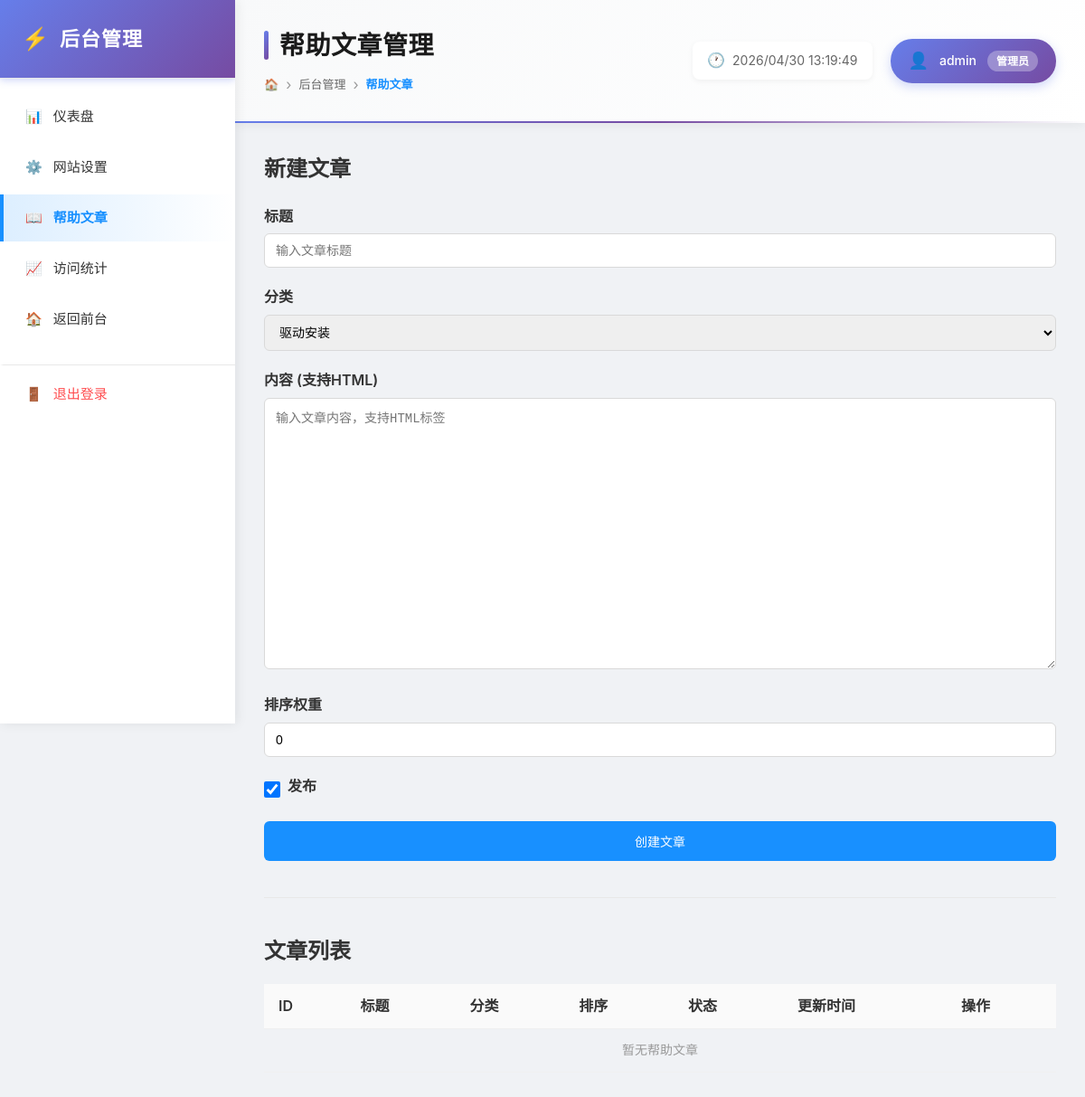
Page /admin/help.php (signed in) on the earlier database version.
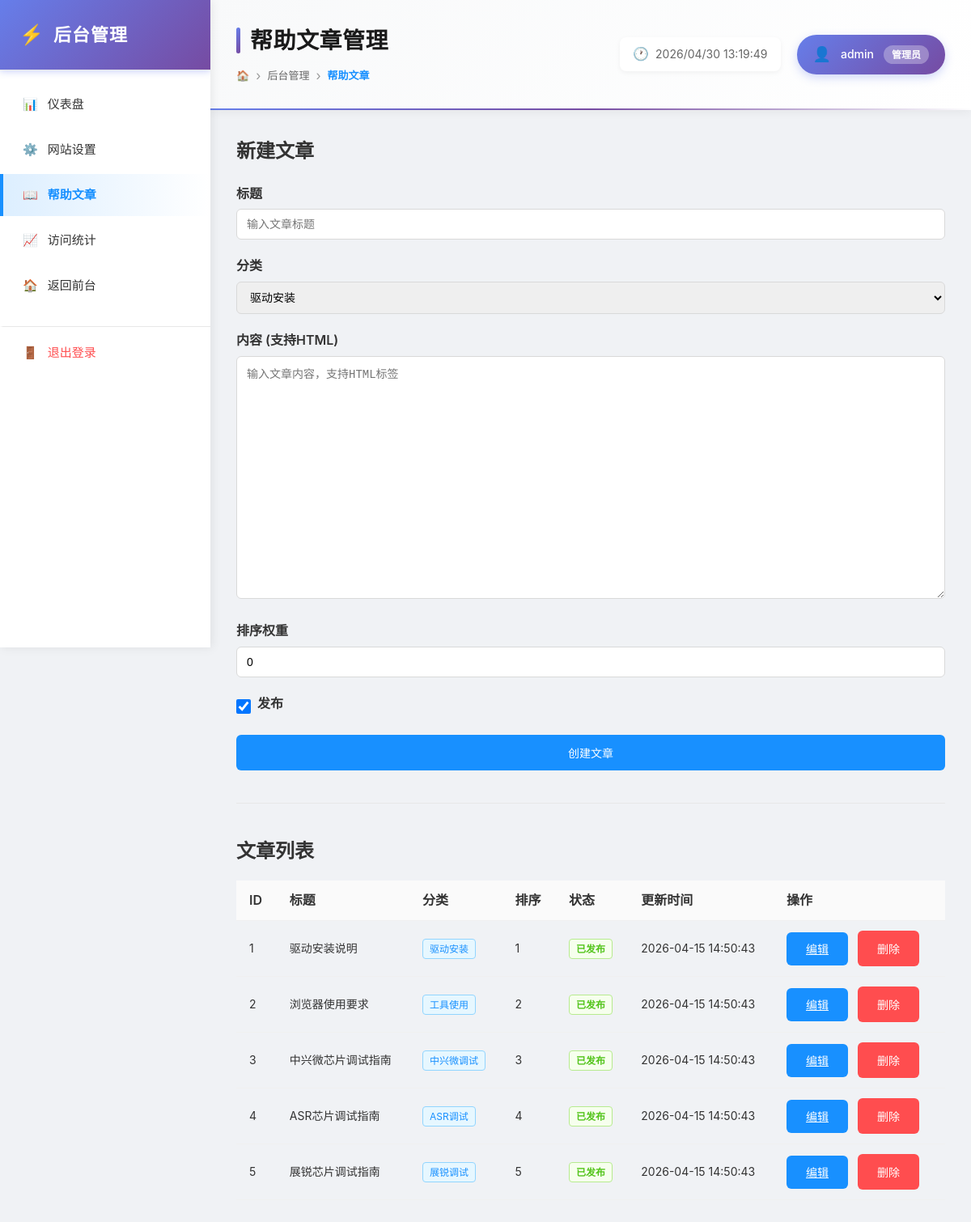
Same page on the later database version.
### tables this page shows
CREATE TABLE IF NOT EXISTS help_pages (
    id INT PRIMARY KEY AUTO_INCREMENT,
    title VARCHAR(200) NOT NULL COMMENT '文章标题',
    category VARCHAR(50) NOT NULL DEFAULT 'general' COMMENT '分类',
    content TEXT NOT NULL COMMENT '文章内容(支持HTML)',
    sort_order INT DEFAULT 0 COMMENT '排序权重',
    is_published TINYINT DEFAULT 1 COMMENT '是否发布',
    created_at TIMESTAMP DEFAULT CURRENT_TIMESTAMP,
    updated_at TIMESTAMP DEFAULT CURRENT_TIMESTAMP ON UPDATE CURRENT_TIMESTAMP,
    INDEX idx_category (category),
    INDEX idx_sort (sort_order)
);

### includes/functions.php (called while the page is built, shortened)
<?php
function h($string) {
    return htmlspecialchars($string, ENT_QUOTES, 'UTF-8');
}
function getHelpPages($category = null, $publishedOnly = true) {
    $db = getDB();
    try {
        $db->query("SELECT 1 FROM help_pages LIMIT 1");
    } catch (Exception $e) {
        $db->exec("CREATE TABLE IF NOT EXISTS help_pages (
            id INT PRIMARY KEY AUTO_INCREMENT,
            title VARCHAR(200) NOT NULL,
            category VARCHAR(50) NOT NULL DEFAULT 'general',
            content TEXT NOT NULL,
            sort_order INT DEFAULT 0,
            is_published TINYINT DEFAULT 1,
            created_at TIMESTAMP DEFAULT CURRENT_TIMESTAMP,
            updated_at TIMESTAMP DEFAULT CURRENT_TIMESTAMP ON UPDATE CURRENT_TIMESTAMP,
            INDEX idx_category (category),
            INDEX idx_sort (sort_order)
        ) ENGINE=InnoDB DEFAULT CHARSET=utf8mb4");
    }
    $sql = "SELECT * FROM help_pages";
    $params = [];
    $conditions = [];
    $sql .= " ORDER BY sort_order ASC, id ASC";
    $stmt = $db->prepare($sql);
    $stmt->execute($params);
    return $stmt->fetchAll();
}

### admin/help.php (the view, shortened to what the changed rows need)
<?php
require_once __DIR__ . '/../includes/functions.php';
$categoryLabels = [
    'driver' => '驱动安装',
    'tool' => '工具使用',
    'zte' => '中兴微调试',
    'asr' => 'ASR调试',
    'unisoc' => '展锐调试',
    'general' => '通用说明',
];
$editId = intval($_GET['edit'] ?? 0);
$editPage = $editId > 0 ? getHelpPage($editId) : null;
$helpPages = getHelpPages(null, false);
?>
<!DOCTYPE html>
<html lang="zh-CN">
<head>
    <link rel="stylesheet" href="/assets/css/admin.css">
</head>
<body>
    <div class="admin-layout">
        <aside class="admin-sidebar">
            <div class="sidebar-header">
                <h2>后台管理</h2>
            </div>
        </aside>
        <main class="admin-main">
            <header class="admin-header">
                <div class="admin-header-left">
                    <h1>帮助文章管理</h1>
                </div>
            </header>
            <div class="admin-content">
                <?php if ($editPage): ?>
                <h2>编辑文章</h2>
                <form method="POST" class="help-editor">
                    <input type="hidden" name="action" value="update">
                    <input type="hidden" name="id" value="<?php echo $editPage['id']; ?>">
                    <div class="form-group">
                        <label>标题</label>
                        <input type="text" name="title" value="<?php echo h($editPage['title']); ?>" required>
                    </div>
                    <div class="form-group">
                        <label>分类</label>
                        <select name="category">
                            <?php foreach ($categoryLabels as $key => $label): ?>
                            <option value="<?php echo h($key); ?>" <?php echo $editPage['category'] === $key ? 'selected' : ''; ?>><?php echo h($label); ?></option>
                            <?php endforeach; ?>
                        </select>
                    </div>
                    <div class="form-group">
                        <label>内容 (支持HTML)</label>
                        <textarea name="content" required><?php echo h($editPage['content']); ?></textarea>
                    </div>
                    <div class="form-group">
                        <label>排序权重</label>
                        <input type="number" name="sort_order" value="<?php echo $editPage['sort_order']; ?>" min="0">
                    </div>
                    <div class="form-group">
                        <div class="checkbox-group">
                            <input type="checkbox" name="is_published" value="1" <?php echo $editPage['is_published'] ? 'checked' : ''; ?> id="chk_pub">
                            <label for="chk_pub">发布</label>
                        </div>
                    </div>
                    <button type="submit" class="btn btn-primary">保存修改</button>
                    <a href="/admin/help.php" class="btn btn-secondary">取消</a>
                </form>
                <hr style="margin: 40px 0; border: none; border-top: 1px solid #e8e8e8;">
                <?php else: ?>
                <h2>新建文章</h2>
                <?php endif; ?>
                <h2>文章列表</h2>
                <div class="table-container">
                    <table class="help-list-table">
                        <thead>
                            <tr>
                                <th>ID</th>
                                <th>标题</th>
                                <th>分类</th>
                                <th>排序</th>
                                <th>状态</th>
                                <th>更新时间</th>
                                <th>操作</th>
                            </tr>
                        </thead>
                        <tbody>
                            <?php foreach ($helpPages as $hp): ?>
                            <tr>
                                <td><?php echo $hp['id']; ?></td>
                                <td><?php echo h($hp['title']); ?></td>
                                <td><span class="category-badge"><?php echo h($categoryLabels[$hp['category']] ?? $hp['category']); ?></span></td>
                                <td><?php echo $hp['sort_order']; ?></td>
                                <td>
                                    <?php if ($hp['is_published']): ?>
                                    <span class="status-badge published">已发布</span>
                                    <?php else: ?>
                                    <span class="status-badge draft">草稿</span>
                                    <?php endif; ?>
                                </td>
                                <td><?php echo h($hp['updated_at']); ?></td>
                                <td class="actions">
                                    <a href="/admin/help.php?edit=<?php echo $hp['id']; ?>" class="btn btn-sm btn-primary">编辑</a>
                                    <form method="POST" style="display:inline;" onsubmit="return confirm('确定删除此文章?');">
                                        <button type="submit" class="btn btn-sm btn-danger">删除</button>
                                    </form>
                                </td>
                            </tr>
                            <?php endforeach; ?>
                            <?php if (empty($helpPages)): ?>
                            <tr><td colspan="7" style="text-align:center; color:#999;">暂无帮助文章</td></tr>
                            <?php endif; ?>
                        </tbody>
                    </table>
                </div>
            </div>
        </main>
    </div>
</body>
</html>

Differences in the rows shown:
added help_pages: id "1", title "驱动安装说明", category "驱动安装", sort_order "1", is_published "已发布", updated_at "2026-04-15 14:50:43"
added help_pages: id "2", title "浏览器使用要求", category "工具使用", sort_order "2", is_published "已发布", updated_at "2026-04-15 14:50:43"
added help_pages: id "3", title "中兴微芯片调试指南", category "中兴微调试", sort_order "3", is_published "已发布", updated_at "2026-04-15 14:50:43"
added help_pages: id "4", title "ASR芯片调试指南", category "ASR调试", sort_order "4", is_published "已发布", updated_at "2026-04-15 14:50:43"
added help_pages: id "5", title "展锐芯片调试指南", category "展锐调试", sort_order "5", is_published "已发布", updated_at "2026-04-15 14:50:43"
Other differences:
text no longer shown: "暂无帮助文章"
